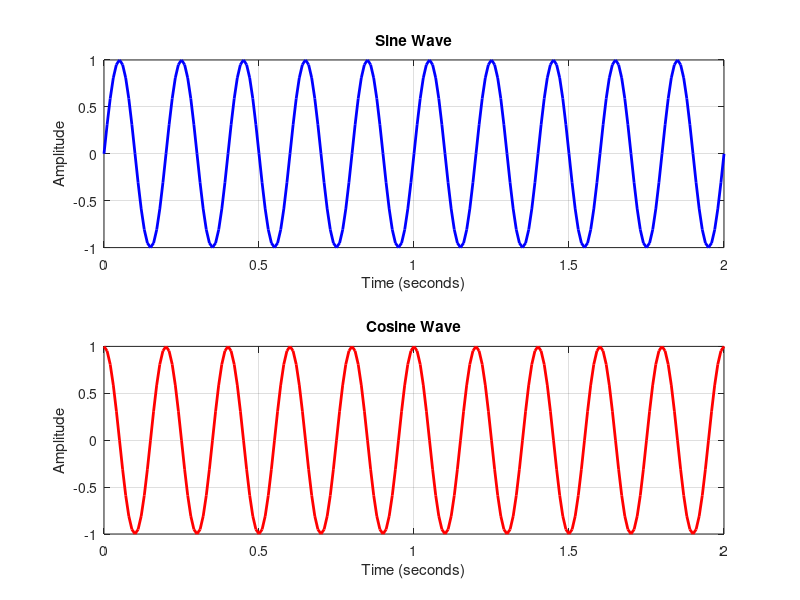

The MATLAB script that drew this image:


t = 0:0.01:2;
freq = 5;
sin_wave = sin(2 * pi * freq * t);
cos_wave = cos(2 * pi * freq * t);

% First subplot for sine wave
subplot(2,1,1); % 2 rows, 1 column, first plot
plot(t, sin_wave, 'b', 'LineWidth', 2);
grid on;
xlabel('Time (seconds)');
ylabel('Amplitude');
title('Sine Wave');

% Second subplot for cosine wave
subplot(2,1,2); % 2 rows, 1 column, second plot
plot(t, cos_wave, 'r', 'LineWidth', 2);
grid on;
xlabel('Time (seconds)');
ylabel('Amplitude');
title('Cosine Wave');
